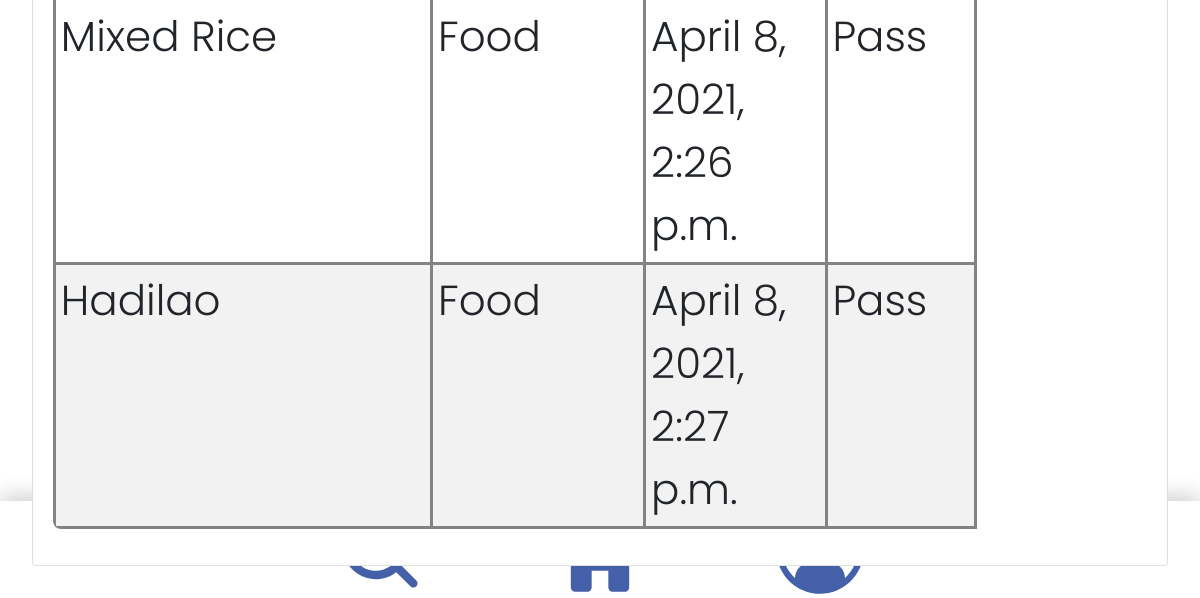
The app's page /staff/1/ (signed in, lower part), older data.
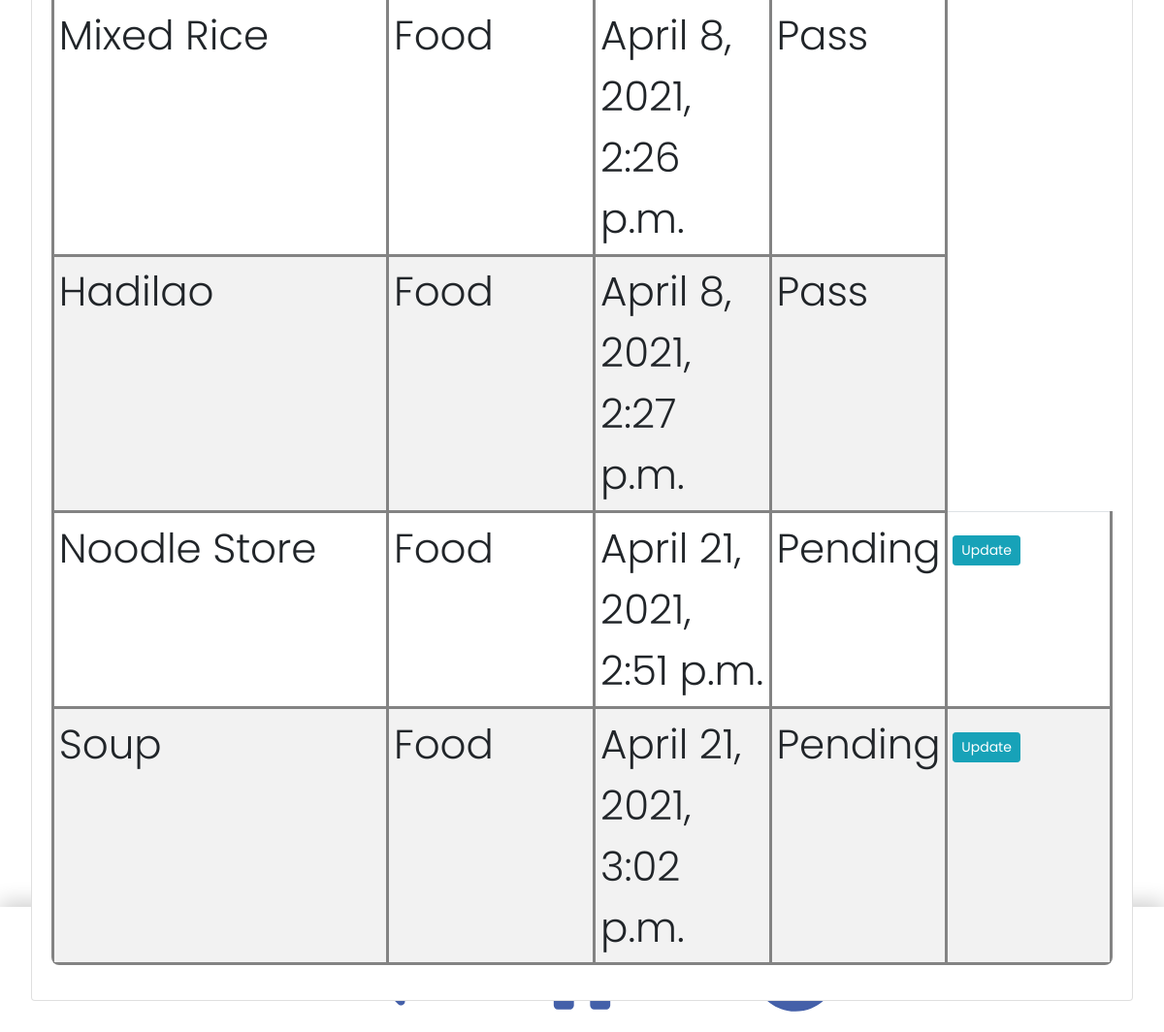
The same page, newer data.
### accounts/models.py (models this page shows, shortened)
class Audit(models.Model):
    STATUS = (
        ('Pending', 'Pending'),
        ('Pass', 'Pass'),
        ('Fail', 'Fail'),
    )
    date_audited = models.DateTimeField(auto_now_add=True)
    status = models.CharField(max_length=50, choices=STATUS)
    tenant = models.ForeignKey(Tenant, null=True, on_delete=models.SET_NULL)
    staff = models.ForeignKey(Staff, null=True, on_delete=models.SET_NULL)
    comment = models.TextField(blank=True)

class Tenant(models.Model):
    STATUS = (
        ('Pending', 'Pending'),
        ('Pass', 'Pass'),
        ('Fail', 'Fail'),
    )
    name = models.CharField(max_length=100)
    status = models.CharField(max_length=50, choices=STATUS, blank=True)
    category = models.CharField(max_length=100)
    date_created = models.DateTimeField(auto_now_add=True)
    description = models.CharField(max_length=100, blank=True)
    actual_img = models.ImageField(upload_to ='images/')
    def __str__(self):
        return self.name

### accounts/decorators.py (the view)
	def wrapper_function(request, *args, **kwargs):
		group = None
		if request.user.groups.exists():
			group = request.user.groups.all()[0].name
		if group == 'tenant':
			return redirect('user-page')
		if group == 'admin':
			return view_func(request, *args, **kwargs)

### accounts/views.py (called while the page is built)
@login_required(login_url='login')
@admin_only
def staff(request, pk):
    staff = Staff.objects.get(id=pk)
    audits = staff.audit_set.all()
    myFilter = AuditFilter(request.GET, queryset=audits)
    audits = myFilter.qs
    audit_count = audits.count()
    context = {'staff': staff, 'audits': audits, 'audit_count': audit_count, 'myFilter': myFilter}
    return render(request, 'accounts/staff.html', context)

### accounts/templates/accounts/staff.html (shortened to what this page needs)
{% extends 'accounts/main.html' %}
{% block content %}
<br>
<br>
<div class="row">
	<div class="col-md">
		<div class="card card-body">
			<table class="table table-sm">
                {% for audit in audits %}
                    <tr>
                        <td>{{ audit.tenant }}</td>
                        <td>{{ audit.tenant.category }}</td>
                        <td>{{ audit.date_audited }}</td>
                        <td>{{ audit.status }}</td>
                        {% if audit.status in "Pending" %}
                        <td><a class="btn btn-sm btn-info" href="{% url 'update_audit' %}">Update</a> </td>
                        {% endif %}
                    </tr>
                {% endfor %}
			</table>
		</div>
	</div>
</div>
{% endblock %}

Row changes from the older to the newer data that the page shows:
added Audit: tenant "Noodle Store", tenant.category "Food", date_audited "April 21, 2021, 2:51 p.m.", status "Pending", shows "Update"
added Audit: tenant "Soup", tenant.category "Food", date_audited "April 21, 2021, 3:02 p.m.", status "Pending", shows "Update"
